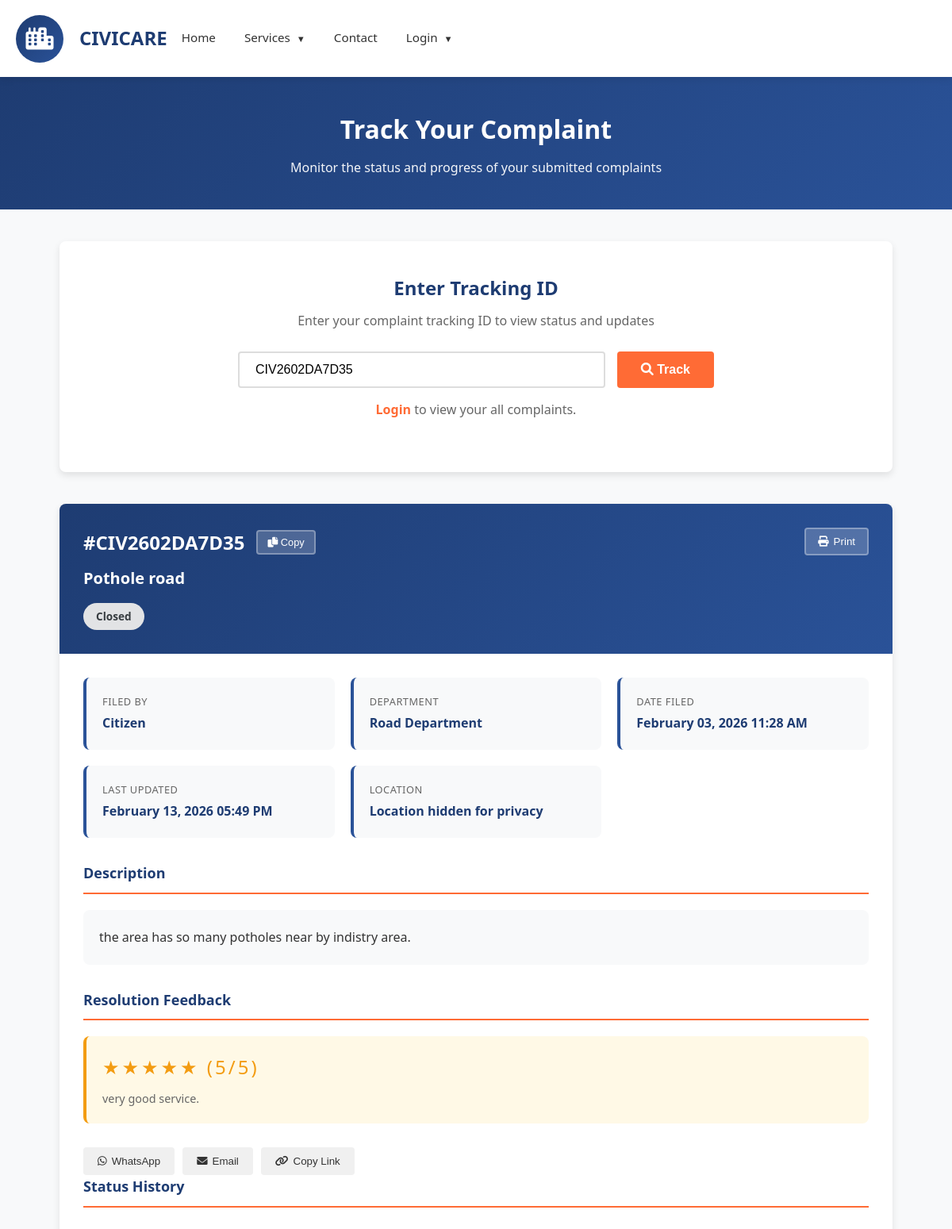
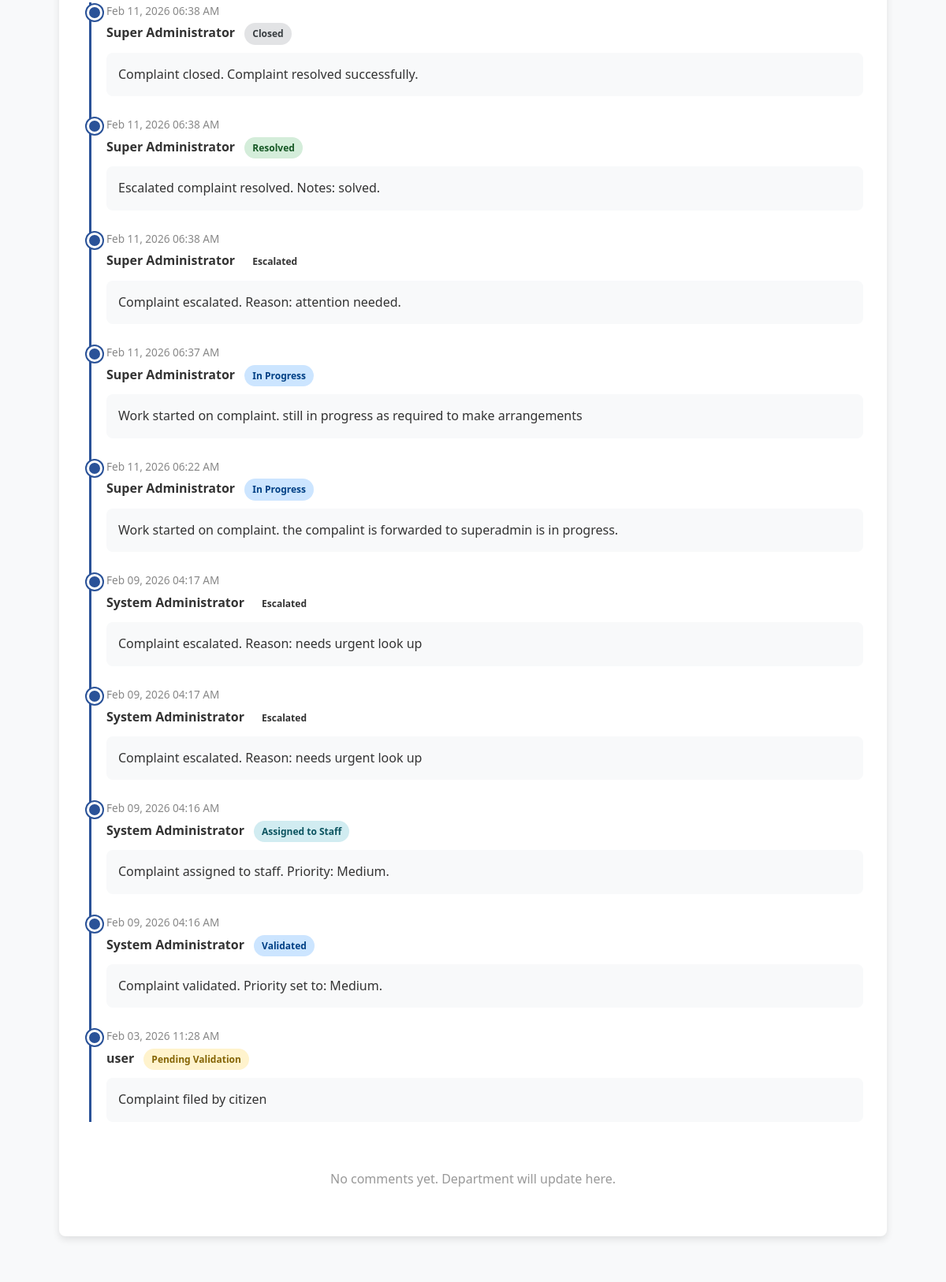
The app's page /user/track_complaint.php?tracking_id=CIV2602DA7D35 (upper part) with its own data (2 pictures, top to bottom).
### tables this page shows
CREATE TABLE `complaints` (
  `id` int(11) NOT NULL,
  `tracking_id` varchar(20) NOT NULL,
  `user_id` int(11) NOT NULL,
  `department_id` int(11) NOT NULL,
  `title` varchar(200) NOT NULL,
  `description` text NOT NULL,
  `location` varchar(255) DEFAULT NULL,
  `landmark` varchar(255) DEFAULT NULL,
  `priority` enum('low','medium','high','urgent') DEFAULT 'medium',
  `status` enum('pending','validated','rejected','assigned','in_progress','resolved','escalated','closed') DEFAULT 'pending',
  `rejection_reason` text DEFAULT NULL,
  `rejection_date` timestamp NULL DEFAULT NULL,
  `escalation_reason` text DEFAULT NULL,
  `escalated_by` int(11) DEFAULT NULL,
  `assigned_to` int(11) DEFAULT NULL,
  `assigned_by` int(11) DEFAULT NULL,
  `validated_by` int(11) DEFAULT NULL,
  `resolved_by` int(11) DEFAULT NULL,
  `validation_date` timestamp NULL DEFAULT NULL,
  `assignment_date` timestamp NULL DEFAULT NULL,
  `escalation_date` timestamp NULL DEFAULT NULL,
  `resolution_date` timestamp NULL DEFAULT NULL,
  `closing_remarks` text DEFAULT NULL,
  `resolution_notes` text DEFAULT NULL,
  `citizen_feedback` text DEFAULT NULL,
  `citizen_rating` int(11) DEFAULT NULL CHECK (`citizen_rating` >= 1 and `citizen_rating` <= 5),
  `parent_complaint_id` int(11) DEFAULT NULL,
  `created_at` timestamp NOT NULL DEFAULT current_timestamp(),
  `updated_at` timestamp NOT NULL DEFAULT current_timestamp() ON UPDATE current_timestamp(),
  `assigned_admin_id` int(11) DEFAULT NULL,
  `assigned_staff_id` int(11) DEFAULT NULL
);

CREATE TABLE `departments` (
  `id` int(11) NOT NULL,
  `name` varchar(100) NOT NULL,
  `description` text DEFAULT NULL,
  `is_active` tinyint(1) DEFAULT 1,
  `created_at` timestamp NOT NULL DEFAULT current_timestamp(),
  `updated_at` timestamp NOT NULL DEFAULT current_timestamp() ON UPDATE current_timestamp()
);

CREATE TABLE `complaint_updates` (
  `id` int(11) NOT NULL,
  `complaint_id` int(11) NOT NULL,
  `user_id` int(11) NOT NULL,
  `old_status` varchar(50) DEFAULT NULL,
  `new_status` varchar(50) NOT NULL,
  `remarks` text DEFAULT NULL,
  `attachment_path` varchar(255) DEFAULT NULL,
  `created_at` timestamp NOT NULL DEFAULT current_timestamp()
);

CREATE TABLE `users` (
  `id` int(11) NOT NULL,
  `username` varchar(50) NOT NULL,
  `email` varchar(100) NOT NULL,
  `password` varchar(255) NOT NULL,
  `full_name` varchar(100) NOT NULL,
  `phone` varchar(20) DEFAULT NULL,
  `address` text DEFAULT NULL,
  `role` enum('citizen','staff','admin','super_admin') DEFAULT 'citizen',
  `department_id` int(11) DEFAULT NULL,
  `is_active` tinyint(1) DEFAULT 1,
  `last_login` timestamp NULL DEFAULT NULL,
  `password_reset_required` tinyint(1) DEFAULT 0,
  `created_at` timestamp NOT NULL DEFAULT current_timestamp(),
  `updated_at` timestamp NOT NULL DEFAULT current_timestamp() ON UPDATE current_timestamp(),
  `deleted_at` timestamp NULL DEFAULT NULL,
  `created_by` int(11) DEFAULT NULL,
  `updated_by` int(11) DEFAULT NULL
);

### user/track_complaint.php (the view, shortened to what the rows shown need)
<?php
require_once '../config/functions.php';
$conn = getDatabaseConnection();
$complaint = null;
$updates = [];
$comments = [];
if (isset($_GET['tracking_id'])) {
    $tracking_id = sanitizeInput($_GET['tracking_id']);
    try {
        $sql = "SELECT c.*, d.name as department_name,
                       u.full_name as user_name, u.email as user_email
                FROM complaints c
                JOIN departments d ON c.department_id = d.id
                JOIN users u ON c.user_id = u.id
                WHERE c.tracking_id = ?";
        $stmt = $conn->prepare($sql);
        $stmt->bind_param("s", $tracking_id);
        $stmt->execute();
        $result = $stmt->get_result();
        if ($result && $result->num_rows > 0) {
            $complaint = $result->fetch_assoc();
            $is_owner = false;
            if (!$is_owner && (!isset($_SESSION['role']) || ($_SESSION['role'] !== 'admin' && $_SESSION['role'] !== 'staff' && $_SESSION['role'] !== 'super_admin'))) {
                $complaint['user_name'] = 'Citizen';
                $complaint['user_email'] = '';
                $complaint['location'] = 'Location hidden for privacy';
                $complaint['landmark'] = '';
            }
            $updates = [];
            try {
                $check_table = $conn->query("SHOW TABLES LIKE 'complaint_updates'");
                if ($check_table && $check_table->num_rows > 0) {
                    $sql_updates = "SELECT cu.*, u.full_name as updated_by_name
                                    FROM complaint_updates cu
                                    LEFT JOIN users u ON cu.user_id = u.id
                                    WHERE cu.complaint_id = ?
                                    ORDER BY cu.created_at DESC";
                    $stmt_updates = $conn->prepare($sql_updates);
                    if ($stmt_updates) {
                        $stmt_updates->bind_param("i", $complaint['id']);
                        $stmt_updates->execute();
                        $result_updates = $stmt_updates->get_result();
                        while ($update = $result_updates->fetch_assoc()) {
                            $updates[] = $update;
                        }
                    }
                }
            } catch (Exception $e) {
                error_log("complaint_updates table error: " . $e->getMessage());
            }
            $comments = [];
        } else {
            $error = "No complaint found with Tracking ID: <strong>" . htmlspecialchars($tracking_id) . "</strong>";
        }
    } catch (Exception $e) {
        $error = "Error retrieving complaint details: " . $e->getMessage();
    }
}
?>
<!DOCTYPE html>
<html lang="en">
<head>
    <link rel="stylesheet" href="https://cdnjs.cloudflare.com/ajax/libs/font-awesome/6.0.0/css/all.min.css">
</head>
<body>
    <header class="main-header">
        <div class="header-content">
            <div class="logo-section">
                <div class="logo-text">
                    <h1>CIVICARE</h1>
                </div>
            </div>
        </div>
    </header>
    <section class="page-title">
        <div class="container">
            <h2>Track Your Complaint</h2>
        </div>
    </section>
    <div class="container">
        <?php if ($complaint): ?>
            <div class="complaint-details">
                <div class="complaint-header">
                    <div class="tracking-id-display">
                        <span>#<?php echo htmlspecialchars($complaint['tracking_id']); ?></span>
                        <button class="copy-btn" onclick="copyTrackingId()" title="Copy Tracking ID">
                            <i class="fas fa-copy"></i> Copy
                        </button>
                    </div>
                    <h1 class="complaint-title"><?php echo htmlspecialchars($complaint['title']); ?></h1>
                    <span class="status-badge status-<?php echo $complaint['status']; ?>">
                        <?php echo getStatusText($complaint['status']); ?>
                    </span>
                    <button class="print-btn" onclick="window.print()">
                        <i class="fas fa-print"></i> Print
                    </button>
                </div>
                <div class="complaint-content">
                    <div class="details-grid">
                        <div class="detail-card">
                            <div class="detail-label">Filed By</div>
                            <div class="detail-value"><?php echo htmlspecialchars($complaint['user_name']); ?></div>
                        </div>
                        <div class="detail-card">
                            <div class="detail-label">Department</div>
                            <div class="detail-value"><?php echo htmlspecialchars($complaint['department_name']); ?></div>
                        </div>
                        <div class="detail-card">
                            <div class="detail-label">Date Filed</div>
                            <div class="detail-value">
                                <?php echo date('F d, Y h:i A', strtotime($complaint['created_at'])); ?>
                            </div>
                        </div>
                        <div class="detail-card">
                            <div class="detail-label">Last Updated</div>
                            <div class="detail-value">
                                <?php echo date('F d, Y h:i A', strtotime($complaint['updated_at'])); ?>
                            </div>
                        </div>
                        <div class="detail-card">
                            <div class="detail-label">Location</div>
                            <div class="detail-value"><?php echo htmlspecialchars($complaint['location']); ?></div>
                        </div>
                    </div>
                    <h3 class="section-title">Description</h3>
                    <div class="description-box">
                        <?php echo nl2br(htmlspecialchars($complaint['description'])); ?>
                    </div>
                    <h3 class="section-title">Resolution Feedback</h3>
                    <div class="rating-box">
                        <?php if (in_array($complaint['status'], ['resolved', 'closed'], true)): ?>
                            <?php if (!empty($complaint['citizen_rating'])): ?>
                                <div class="rating-stars">
                                    <?php echo str_repeat('★', (int)$complaint['citizen_rating']) . str_repeat('☆', 5 - (int)$complaint['citizen_rating']); ?>
                                    <span>(<?php echo (int)$complaint['citizen_rating']; ?>/5)</span>
                                </div>
                                <?php if (!empty($complaint['citizen_feedback'])): ?>
                                    <div class="rating-note">
                                        <?php echo nl2br(htmlspecialchars($complaint['citizen_feedback'])); ?>
                                    </div>
                                <?php else: ?>
                                    <div class="rating-note">No feedback comment provided.</div>
                                <?php endif; ?>
                            <?php else: ?>
                                <div class="rating-note">Not rated yet.</div>
                            <?php endif; ?>
                        <?php else: ?>
                            <div class="rating-note">Feedback will be available once the complaint is resolved.</div>
                        <?php endif; ?>
                    </div>
                    <div class="share-buttons">
                        <button class="share-btn" onclick="shareComplaint('whatsapp')">
                            <i class="fab fa-whatsapp"></i> WhatsApp
                        </button>
                        <button class="share-btn" onclick="shareComplaint('email')">
                            <i class="fas fa-envelope"></i> Email
                        </button>
                        <button class="share-btn" onclick="copyShareLink()">
                            <i class="fas fa-link"></i> Copy Link
                        </button>
                    </div>
                    <h3 class="section-title">Status History</h3>
                    <div class="timeline">
                        <?php if (!empty($updates)): ?>
                            <?php foreach ($updates as $update): ?>
                                <div class="timeline-item">
                                    <div class="timeline-date">
                                        <?php echo date('M d, Y h:i A', strtotime($update['created_at'])); ?>
                                    </div>
                                    <div>
                                        <strong><?php echo htmlspecialchars($update['updated_by_name'] ?? 'System'); ?></strong>
                                        <span class="timeline-status status-<?php echo $update['new_status']; ?>">
                                            <?php echo getStatusText($update['new_status']); ?>
                                        </span>
                                    </div>
                                    <?php if (!empty($update['remarks'])): ?>
                                        <div class="timeline-content">
                                            <?php echo nl2br(htmlspecialchars($update['remarks'])); ?>
                                        </div>
                                    <?php endif; ?>
                                </div>
                            <?php endforeach; ?>
                        <?php endif; ?>
                    </div>
                    <?php if (!empty($comments)): ?>
                        <h3 class="section-title">Comments & Updates</h3>
                        <div class="comments-section">
                            <?php foreach ($comments as $comment): ?>
                                <div class="comment-item">
                                    <div class="comment-header">
                                        <div>
                                            <span class="comment-author"><?php echo htmlspecialchars($comment['commenter_name']); ?></span>
                                            <span class="comment-role">(<?php echo ucfirst($comment['commenter_role']); ?>)</span>
                                        </div>
                                        <div class="comment-time">
                                            <?php echo date('M d, h:i A', strtotime($comment['created_at'])); ?>
                                        </div>
                                    </div>
                                    <div class="comment-content">
                                        <?php echo nl2br(htmlspecialchars($comment['comment'])); ?>
                                    </div>
                                </div>
                            <?php endforeach; ?>
                        </div>
                    <?php else: ?>
                        <div class="no-comments">
                            <p>No comments yet. Department will update here.</p>
                        </div>
                    <?php endif; ?>
                </div>
            </div>
        <?php endif; ?>
    </div>
</body>
</html>

### records on screen
complaints: tracking "CIV2602DA7D35", title "Pothole road", status "Closed", department.name "Road Department", created_at "February 03, 2026 11:28 AM", updated_at "February 13, 2026 05:49 PM", description "the area has so many potholes near by indistry area.", citizen_rating "★★★★★", citizen_rating "5", citizen_feedback "very good service."
complaint_updates: created_at "Feb 11, 2026 06:38 AM", user.full_name "Super Administrator", new_status "Closed", remarks "Complaint closed. Complaint resolved successfully."
complaint_updates: created_at "Feb 11, 2026 06:38 AM", user.full_name "Super Administrator", new_status "Resolved", remarks "Escalated complaint resolved. Notes: solved."
complaint_updates: created_at "Feb 11, 2026 06:38 AM", user.full_name "Super Administrator", new_status "Escalated", remarks "Complaint escalated. Reason: attention needed."
complaint_updates: created_at "Feb 11, 2026 06:37 AM", user.full_name "Super Administrator", new_status "In Progress", remarks "Work started on complaint. still in progress as required to make arrangements"
complaint_updates: created_at "Feb 11, 2026 06:22 AM", user.full_name "Super Administrator", new_status "In Progress", remarks "Work started on complaint. the compalint is forwarded to superadmin is in progress."
complaint_updates: created_at "Feb 09, 2026 04:17 AM", user.full_name "System Administrator", new_status "Escalated", remarks "Complaint escalated. Reason: needs urgent look up"
complaint_updates: created_at "Feb 09, 2026 04:17 AM", user.full_name "System Administrator", new_status "Escalated", remarks "Complaint escalated. Reason: needs urgent look up"
complaint_updates: created_at "Feb 09, 2026 04:16 AM", user.full_name "System Administrator", new_status "Assigned to Staff", remarks "Complaint assigned to staff. Priority: Medium."
complaint_updates: created_at "Feb 09, 2026 04:16 AM", user.full_name "System Administrator", new_status "Validated", remarks "Complaint validated. Priority set to: Medium."
complaint_updates: created_at "Feb 03, 2026 11:28 AM", user.full_name "user", new_status "Pending Validation", remarks "Complaint filed by citizen"

### other values on screen
$complaint['user_name'] "Citizen"
$complaint['location'] "Location hidden for privacy"
